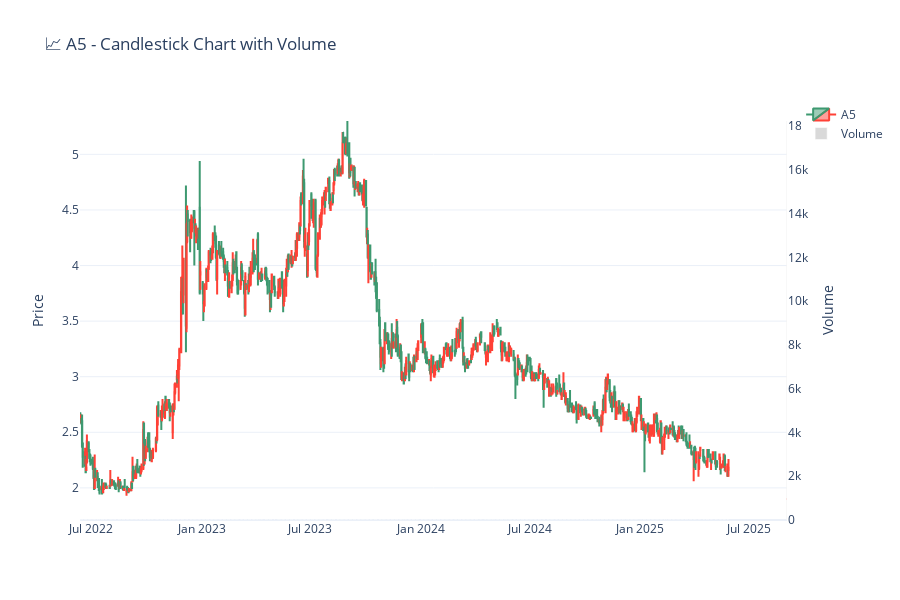

Notebook code for this chart:
### Code cell
import plotly.graph_objects as go

# ✅ สร้างกราฟ Candlestick
fig = go.Figure()

# 🔹 แท่งเทียนราคา
fig.add_trace(go.Candlestick(
    x=df['time'],
    open=df['open_price'],
    high=df['high_price'],
    low=df['low_price'],
    close=df['close_price'],
    name=name_stock
))

# 🔹 Volume bar (แถบปริมาณการซื้อขาย)
fig.add_trace(go.Bar(
    x=df['time'],
    y=df['volume'],
    marker_color='rgba(128,128,128,0.3)',
    yaxis='y2',
    name='Volume'
))

# ✅ ปรับ layout ให้เหมือน TradingView
fig.update_layout(
    title=f'📈 {name_stock} - Candlestick Chart with Volume',
    xaxis_rangeslider_visible=False,
    yaxis=dict(title='Price'),
    yaxis2=dict(
        title='Volume',
        overlaying='y',
        side='right',
        showgrid=False
    ),
    height=600,
    template='plotly_white'
)

fig.show()

### Figure 1 — Plotly figure (JSON) as saved in the notebook; plotly's stock layout.template omitted (floating-point values rounded to 4 significant figures; data arrays with more than 128 entries replaced by an {"elided": "..."} marker saying what was removed)
{"data": [{"close": {"elided": "722 float values"}, "high": {"elided": "722 float values"}, "low": {"elided": "722 float values"}, "name": "A5", "open": {"elided": "722 float values"}, "type": "candlestick", "x": {"elided": "722 str values"}}, {"marker": {"color": "rgba(128,128,128,0.3)"}, "name": "Volume", "type": "bar", "x": {"elided": "722 str values"}, "y": {"elided": "722 float values"}, "yaxis": "y2"}], "layout": {"height": 600, "title": {"text": "📈 A5 - Candlestick Chart with Volume"}, "xaxis": {"rangeslider": {"visible": false}}, "yaxis": {"title": {"text": "Price"}}, "yaxis2": {"overlaying": "y", "showgrid": false, "side": "right", "title": {"text": "Volume"}}}}
